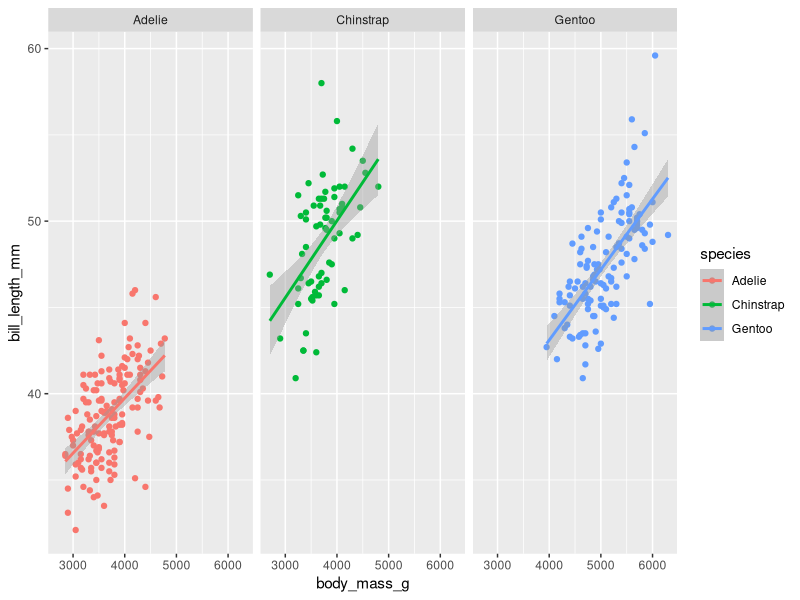
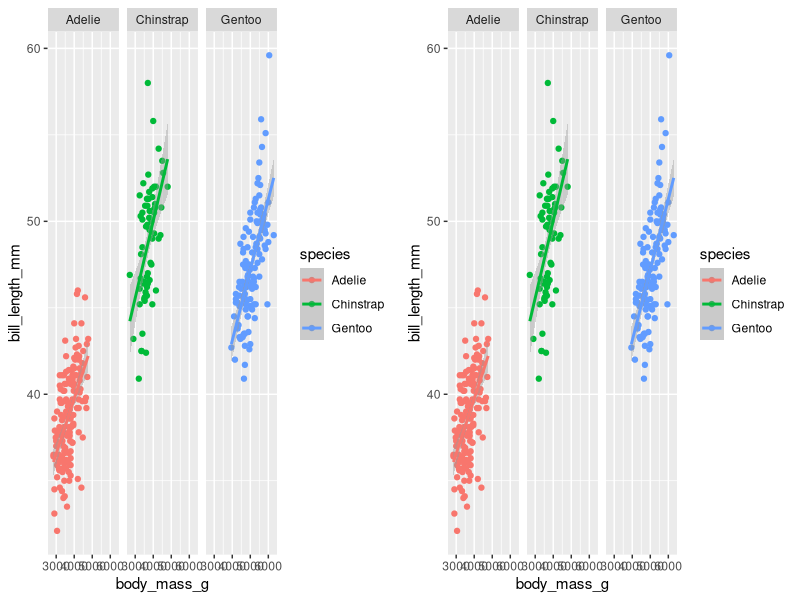
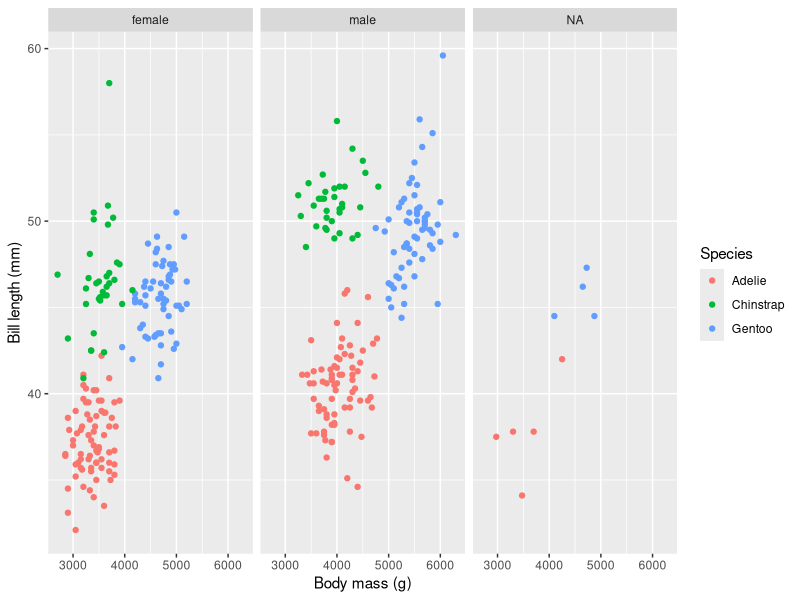
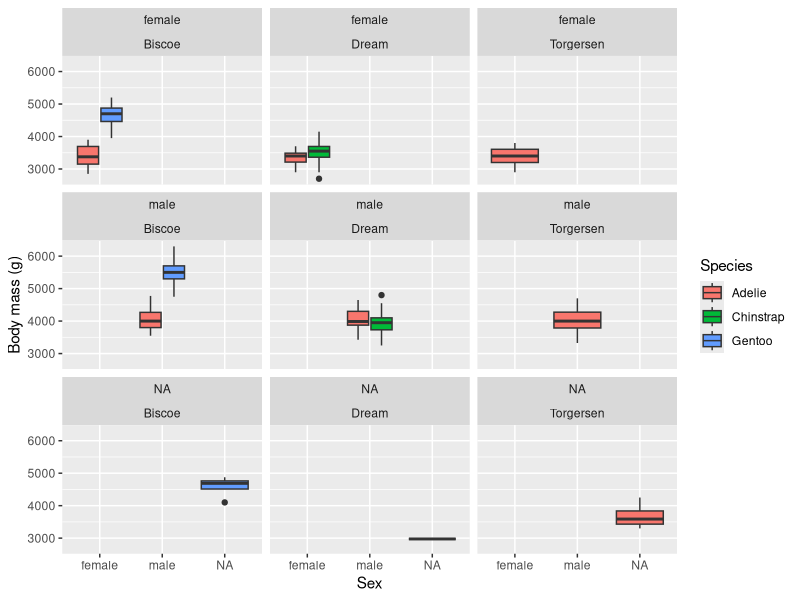
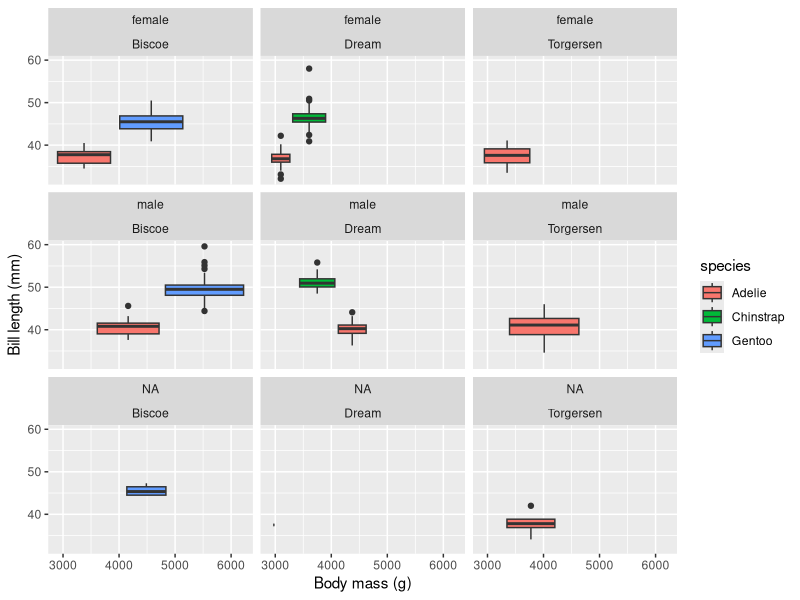
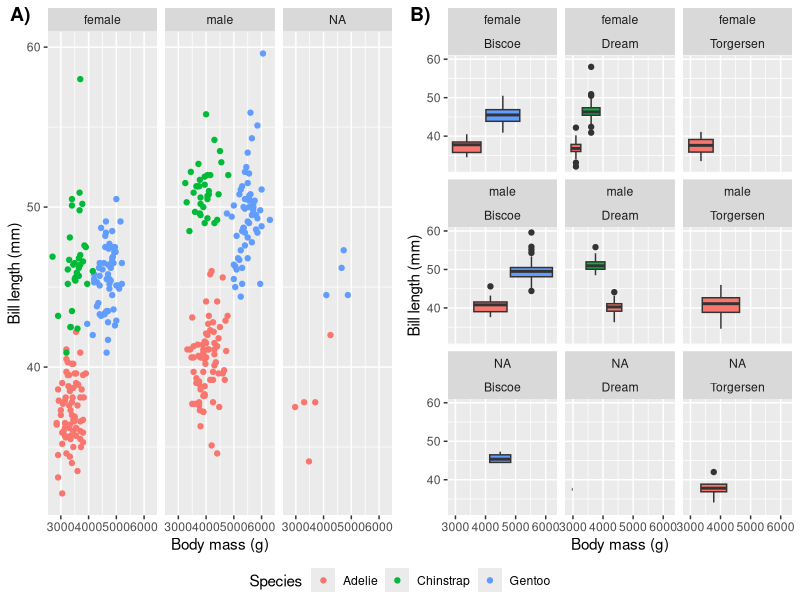
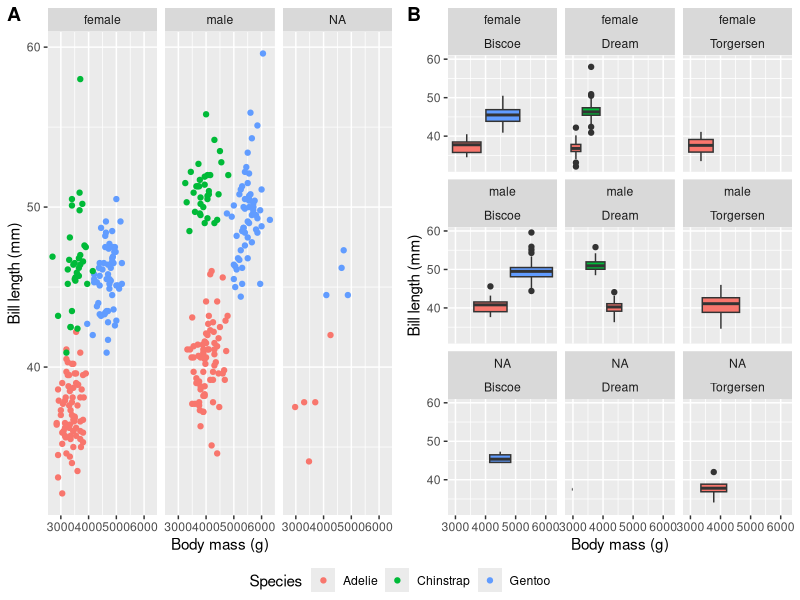
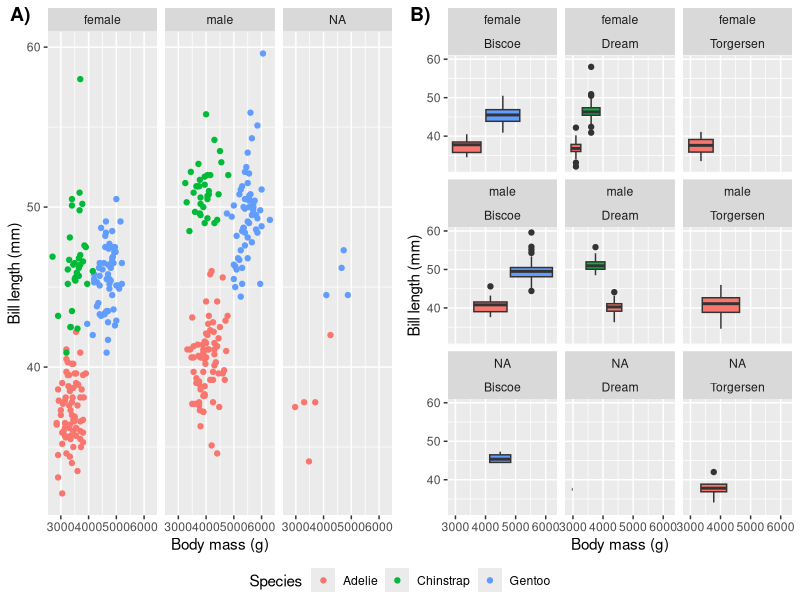

Source code (R) for these figures, in order:
# Script name
# Author
# Date


# Libraries ---------------------------------------------------------------

library(tidyverse)
library(ggpubr)
library(palmerpenguins)


# Data --------------------------------------------------------------------

# Load the dataset into the local environment
penguins <- penguins


# Example -----------------------------------------------------------------

# Basic faceted plot
lm_1 <- ggplot(data = penguins,
       aes(x = body_mass_g, y = bill_length_mm, colour = species)) +
  geom_point() +
  geom_smooth(method = "lm") +
  facet_wrap(~species)
lm_1

# Basic combined plot
ggarrange(lm_1, lm_1)


# Exercise 1 --------------------------------------------------------------

# Create a new plot type and facet by gender

plot_1 <- ggplot(data = penguins, 
                 aes(x=body_mass_g, y=bill_length_mm, colour =species))+
  geom_point()+
  facet_wrap(~sex) +
  labs(x="Body mass (g)", y= "Bill length (mm)", colour="Species")

plot_1


# Exercise 2 --------------------------------------------------------------

# Create a new plot type and facet by two categories

box_1 <- ggplot(data = penguins, 
                aes(x = as.factor(sex),
                    y = body_mass_g)) + 
  geom_boxplot(aes(fill = species)) +
  facet_wrap(sex~island)+
  labs(x = "Sex", y = "Body mass (g)", fill = "Species") 
box_1

box_2 <- ggplot(data = penguins, 
                aes(x = body_mass_g,
                    y = bill_length_mm)) + 
  geom_boxplot(aes(fill = species)) +
  facet_wrap(sex~island)+
  labs(x="Body mass (g)", y= "Bill length (mm)", colour="Species") 
box_2


# Exercise 3 --------------------------------------------------------------

# Combine all of the plots you've created so far
# Save them as a high-res file larger than 2 MB


grid_2 <- ggarrange(plot_1, box_2,
                    ncol = 2, nrow = 1,
                    labels = c("A)", "B)"),
                    common.legend = TRUE,
                    legend = "bottom")
grid_2


ggsave(plot = grid_2, filename = "figures/grid_2.png", 
       width = 10, height = 8,dpi = 2000)


# BONUS -------------------------------------------------------------------

# Use a different package to combine plots
ggarrange(plot_1, box_2, 
          labels = c("A", "B"),
          ncol = 2, nrow = 1, legend = "bottom", common.legend = TRUE)



